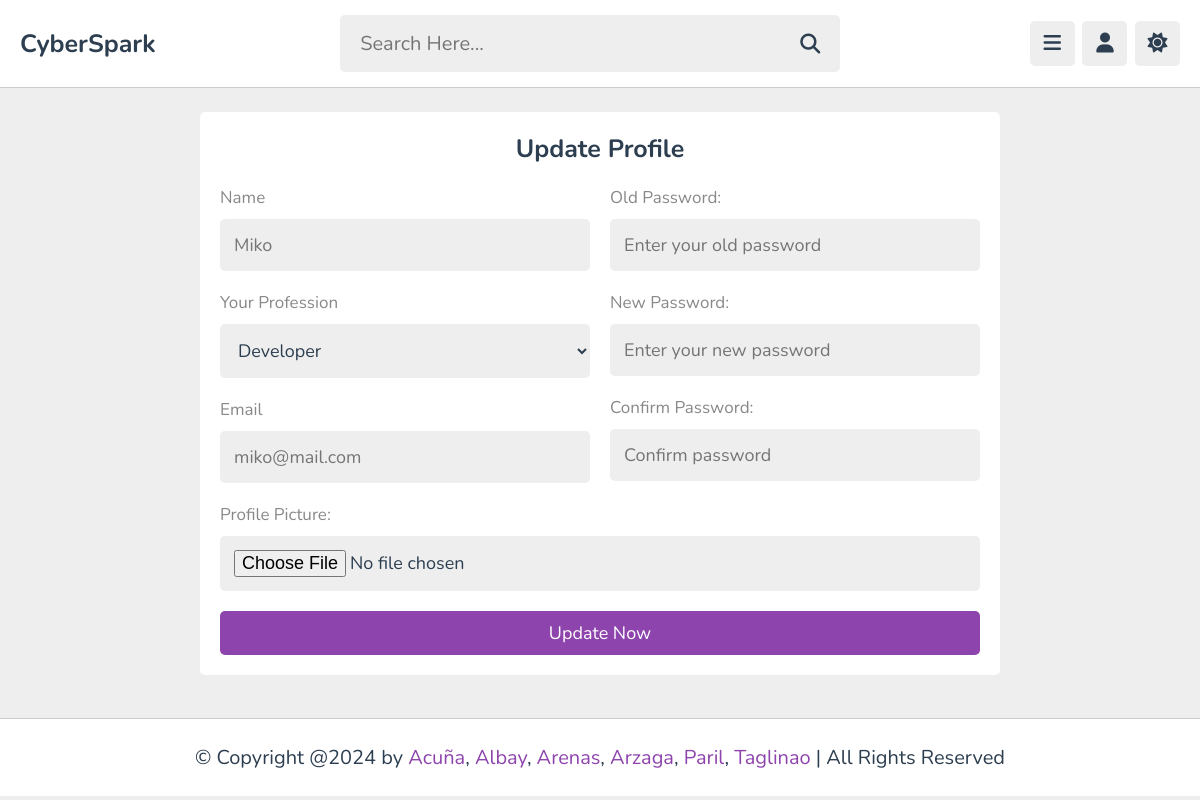
The page /admin/update.php (signed in) on the database its author committed.
### tables this page shows
CREATE TABLE `tutors` (
  `id` varchar(20) NOT NULL,
  `name` varchar(50) NOT NULL,
  `profession` varchar(50) NOT NULL,
  `email` varchar(50) NOT NULL,
  `password` varchar(50) NOT NULL,
  `image` varchar(100) NOT NULL
);

### admin/update.php (the view, shortened to what this page needs)
<?php
   include '../components/connect.php';
?>
<!DOCTYPE html>
<html lang="en">
<head>
   <link rel="stylesheet" href="https://cdnjs.cloudflare.com/ajax/libs/font-awesome/6.2.0/css/all.min.css">
   <link rel="stylesheet" href="../css/admin_styles.css">
</head>
<body>
<?php include '../components/admin_header.php'; ?>
<section class="form-container" style="min-height: calc(100vh - 19rem);">
   <form class="register" action="" method="post" enctype="multipart/form-data">
      <h3>Update Profile</h3>
      <div class="flex">
         <div class="col">
            <p>Name </p>
            <input type="text" name="name" placeholder="<?= $fetch_profile['name']; ?>" maxlength="50"  class="box">
            <p>Your Profession </p>
            <select name="profession" class="box">
               <option value="" disabled selected><?= ucfirst($fetch_profile['profession']); ?></option>
            </select>
            <p>Email </p>
            <input type="email" name="email" placeholder="<?= $fetch_profile['email']; ?>" maxlength="50"  class="box">
         </div>
         <div class="col">
            <p>Old Password:</p>
            <input type="password" name="old_pass" placeholder="Enter your old password" maxlength="50"  class="box">
            <p>New Password:</p>
            <input type="password" name="new_pass" placeholder="Enter your new password" maxlength="50"  class="box">
            <p>Confirm Password:</p>
            <input type="password" name="cpass" placeholder="Confirm password" maxlength="50"  class="box">
         </div>
      </div>
      <p>Profile Picture:</p>
      <input type="file" name="image" accept="image/*"  class="box">
      <input type="submit" name="submit" value="update now" class="btn">
   </form>
</section>
<?php include '../components/footer.php'; ?>
</body>
</html>

### css/admin_styles.css (style rules this page uses)
:root { --main-color:#8e44ad; --red:#e74c3c; --orange:#f39c12; --white:#fff; --black:#2c3e50; --light-color:#888; --light-bg:#eee; --border:.1rem solid rgba(0,0,0,.2); }
* { font-family: 'Nunito', sans-serif; margin: 0; padding: 0; box-sizing: border-box; outline: none; border: none; text-decoration: none; }
html { font-size: 62.5%; overflow-x: hidden; }
body { background-color: var(--light-bg); padding-left: 30rem; }
section { padding:2rem; max-width: 1200px; margin: 0 auto; }
.btn, .option-btn, .delete-btn, .inline-btn, .inline-option-btn, .inline-delete-btn { border-radius: .5rem; padding: 1rem 3rem; font-size: 1.8rem; color: #fff; margin-top: 1rem; text-transform: capitalize; cursor: pointer; text-align: center; }
.btn, .option-btn, .delete-btn { display: block; width: 100%; }
.btn, .inline-btn { background-color: var(--main-color); }
.form-container { display: flex; align-items: center; justify-content: center; min-height: 100vh; }
.form-container form { background-color: var(--white); border-radius: .5rem; padding: 2rem; }
.form-container .register { width: 80rem; }
.form-container form h3 { text-align: center; font-size: 2.5rem; margin-bottom: 1rem; color: var(--black); text-transform: capitalize; }
.form-container form p { padding-top: 1rem; font-size: 1.7rem; color: var(--light-color); }
.form-container form .box { width: 100%; border-radius: .5rem; margin: 1rem 0; font-size: 1.8rem; color: var(--black); padding: 1.4rem; background-color: var(--light-bg); }
.form-container .flex { display: flex; gap: 2rem; }
.form-container .flex .col { flex: 1 1 25rem; }
@media (max-width:1200px) { body { padding-left: 0; } }

### rows shown on the page
tutors: name "Miko", profession "Developer", email "miko@mail.com"
